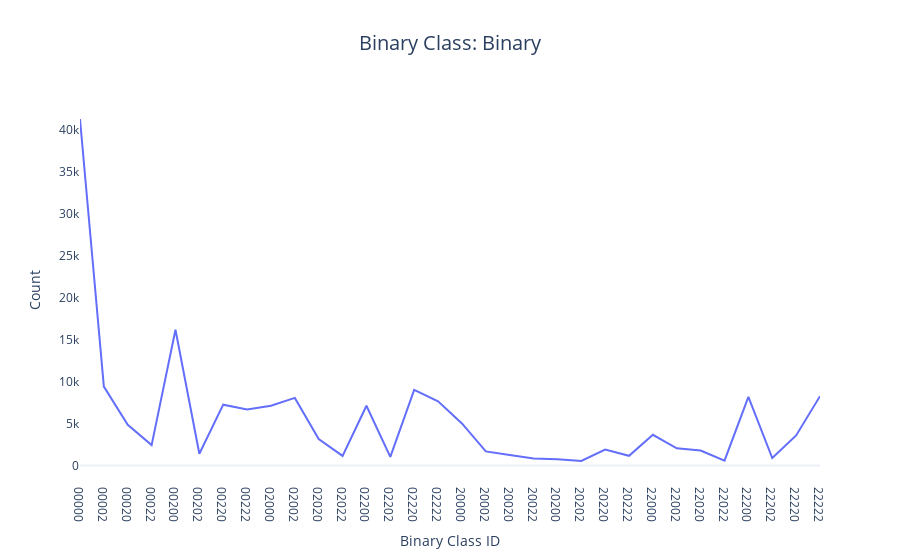

The cell this chart's notebook holds for it:
### Code cell
df = pd.DataFrame()
fig = PDB_SS.plot_count_vs_class_df(
    df,
    title="Binary",
    save=True,
    savedir=BINARY,
    verbose=True,
    base=2,
)
fig.show()

### Figure 1 — Plotly figure (JSON) as saved in the notebook; plotly's stock layout.template omitted (floating-point values rounded to 4 significant figures)
{"data": [{"hovertemplate": "Binary Class ID=%{x}<br>Count=%{y}<extra></extra>", "legendgroup": "", "line": {"color": "#636efa", "dash": "solid"}, "marker": {"symbol": "circle"}, "mode": "lines", "name": "", "orientation": "v", "showlegend": false, "type": "scatter", "x": ["00000", "00002", "00020", "00022", "00200", "00202", "00220", "00222", "02000", "02002", "02020", "02022", "02200", "02202", "02220", "02222", "20000", "20002", "20020", "20022", "20200", "20202", "20220", "20222", "22000", "22002", "22020", "22022", "22200", "22202", "22220", "22222"], "xaxis": "x", "y": [41229, 9391, 4845, 2426, 16147, 1396, 7240, 6658, 7108, 8044, 3155, 1146, 7116, 1021, 8994, 7641, 5007, 1682, 1258, 823, 745, 538, 1907, 1159, 3652, 2052, 1791, 579, 8169, 895, 3581, 8254], "yaxis": "y"}], "layout": {"autosize": true, "legend": {"tracegroupgap": 0}, "showlegend": true, "title": {"font": {"size": 20}, "text": "Binary Class: Binary", "x": 0.5}, "xaxis": {"anchor": "y", "domain": [0, 1], "showgrid": false, "title": {"text": "Binary Class ID"}}, "yaxis": {"anchor": "x", "domain": [0, 1], "showgrid": false, "title": {"text": "Count"}}}}
